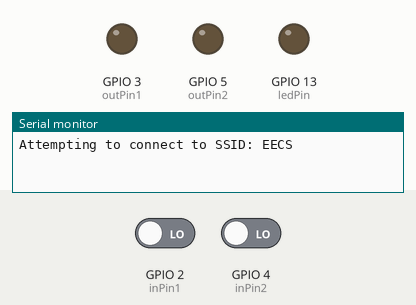
Simulated run of this sketch. Board: ESP32. On the bench: output pins drawn as LEDs (lit = HIGH), the last lines printed to the serial monitor. Inputs (shaded band) come from the test bench; at power-on: GPIO 2 (inPin1) LOW, GPIO 4 (inPin2) LOW. WiFi joins after 1.5 s; servers stay silent unless stated.

Above: at 0.1 s.
At 4.1 s:
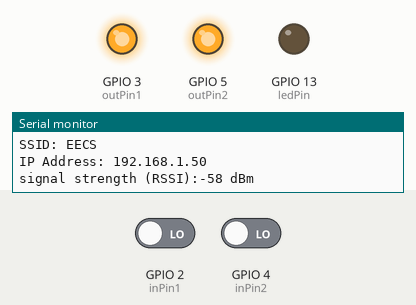
Timing chart, 0 to 5.6 s (numbered marks = the images above):
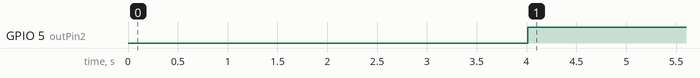

Measured:
- by itself, GPIO 5 (outPin2): LOW → HIGH at 4.0 s

The sketch:

sketch_nov23a.ino
```cpp
#include <WiFi.h>

// Set the IP address
IPAddress ip(10, 3, 14, 177);

// Set pins for reading
int ledPin = 13; // LED connected to digital pin 13
int outPin1 = 3;
int outPin2 = 5;
int inPin1 = 2;
int inPin2 = 4;
int val1 = 0;     // variable to store the read value
int val2 = 0;

// Initialize serving var
char ssid[] = "EECS";

int status = WL_IDLE_STATUS;

WiFiServer server(80);
WiFiClient client;

void setup()
{
  pinMode(ledPin, OUTPUT);      // sets the digital pin 13 as output
  pinMode(inPin1, INPUT);
  pinMode(inPin2, INPUT);
  pinMode(outPin1, OUTPUT);
  pinMode(outPin2, OUTPUT);

  Serial.begin(9600);

  // check for presence of shield
  if (WiFi.status() == WL_NO_SHIELD) {
    Serial.println("No shield available");
    // don't continue
    while(true);
  }

  WiFi.config(ip);

  // attempt to connect to Wifi network
  while (status != WL_CONNECTED) {
    Serial.print("Attempting to connect to SSID: ");
    Serial.println(ssid);
    // connect to WPA2 network
    status = WiFi.begin(ssid);

    delay(2000);
  }
  server.begin();
  printWifiStatus();

}


void loop()
{
  digitalWrite(outPin1, HIGH);
  digitalWrite(outPin2, HIGH);
  val1 = digitalRead(inPin1);
  val2 = digitalRead(inPin2);

  delay(200);

  // listen for incoming clients
  client = server.available();
  if (client) {
    //Serial.println("new client");
    // an http request ends with a blank line
    boolean currentLineIsBlank = true;
    while (client.connected()) {
      if (client.available()) {
        char c = client.read();
        Serial.write(c);
        // if you've gotten to the end of the line (received a newline
        // character) and the line is blank, the http request has ended,
        // so you can send a reply
        if (c == '\n' && currentLineIsBlank) {
          // send a standard http response header
          client.println("HTTP/1.1 200 OK");
          client.println("Content-Type: application/json;charset=utf-8");
          client.println("Connection: close");  // the connection will be closed after completion of the response
          client.println();

          client.print("{\"ecg\":\"");
          client.print(!val1);
          client.print("\",\"hr\":\"");
          client.print(!val2);
          client.print("\"}");
          client.println();
           break;
        }
        if (c == '\n') {
          // you're starting a new line
          currentLineIsBlank = true;
        }
        else if (c != '\r') {
          // you've gotten a character on the current line
          currentLineIsBlank = false;
        }
      }
    }
    // give the web browser time to receive the data
    delay(1);

    // close the connection:
    client.stop();
    //Serial.println("client disonnected");
  }
}


void printWifiStatus() {
  // print the SSID of the network you're attached to:
  Serial.print("SSID: ");
  Serial.println(WiFi.SSID());

  // print your WiFi shield's IP address:
  IPAddress ip = WiFi.localIP();
  Serial.print("IP Address: ");
  Serial.println(ip);

  // print the received signal strength:
  long rssi = WiFi.RSSI();
  Serial.print("signal strength (RSSI):");
  Serial.print(rssi);
  Serial.println(" dBm");
}
```
